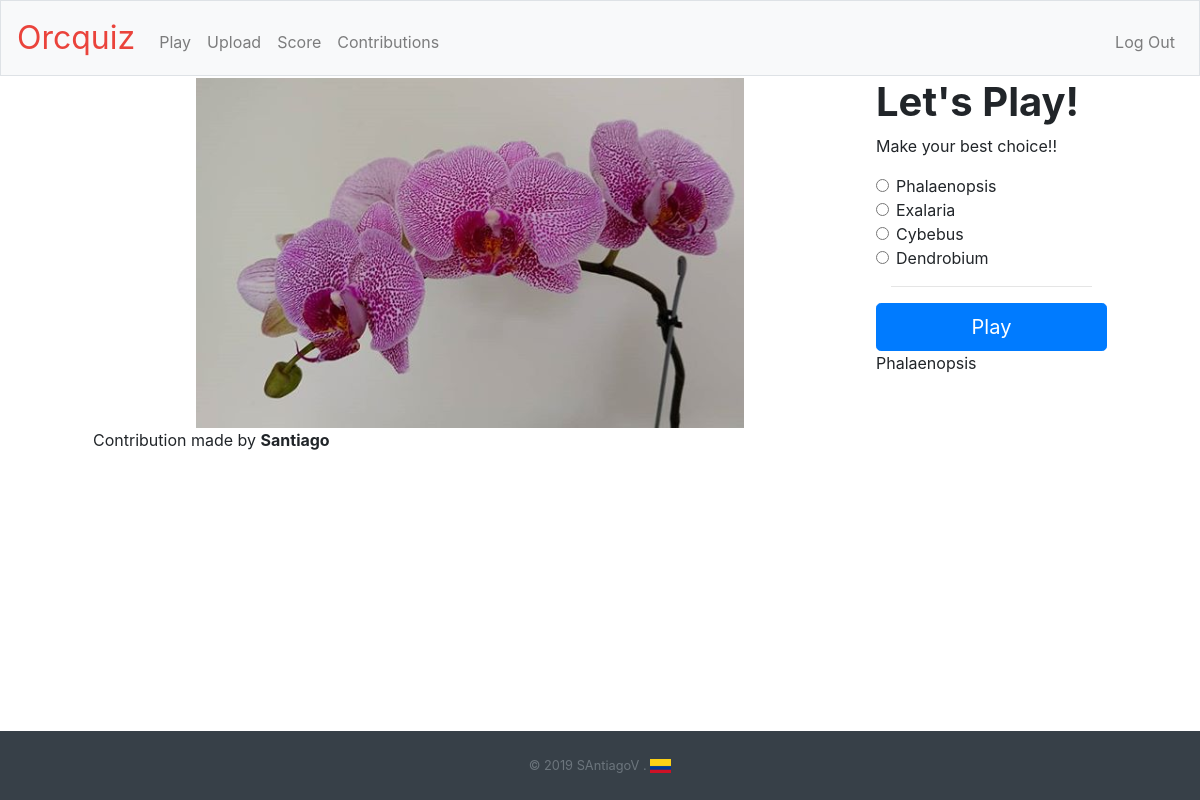
The page / (signed in) on the database its author committed.
### tables this page shows
CREATE TABLE 'contributions' ('id_contribution' integer PRIMARY KEY AUTOINCREMENT NOT NULL,'time_stamp' datetime DEFAULT CURRENT_TIMESTAMP,'file_name' text,'id' integer,'genera' text);

CREATE TABLE 'users' ('id' INTEGER PRIMARY KEY AUTOINCREMENT NOT NULL, 'username' TEXT NOT NULL, 'hash' TEXT NOT NULL, 'active' smallint DEFAULT NULL, 'points' INTEGER DEFAULT 50);

CREATE TABLE 'genera' ('id_genera' integer PRIMARY KEY AUTOINCREMENT NOT NULL, 'genera' text);

### application.py (the view)
@app.route("/", methods=["GET", "POST"])
@login_required
def index():
    id = session["user_id"]
    if request.method == "POST":
        if not request.form.get("selection"):
            return apology("must select a genera", 400)
        act = db.execute("SELECT active FROM users WHERE id = :id", id=id)
        active=act[0]["active"]
        selection=request.form.get("selection")
        cont = db.execute("SELECT * FROM contributions WHERE id_contribution = :id_contribution AND genera= :genera",
                          id_contribution=active,
                          genera=selection)
        if len(cont) != 0:
            value = 10
            type="Correct"
        else:
            value = 0
            type="Wrong"
        db.execute(
                """INSERT INTO "activities"(id,id_contribution,type,points, genera)
            VALUES(:id, :id_contribution, :type, :points, :genera)""",
                id=session["user_id"],
                id_contribution=active,
                genera=selection,
                type=type,
                points=value)
        db.execute(
                """UPDATE "users" SET points = points + :value WHERE id = :id""",
                value=value,
                id=id)
        return redirect("/")
    else:
        answer=db.execute(
            """SELECT * FROM contributions WHERE id_contribution IN (SELECT id_contribution FROM contributions ORDER BY RANDOM() LIMIT 1)""")
        for answer in answer:
            id_contribution=answer["id_contribution"]
            file_name=answer["file_name"]
            gen=answer["genera"]
            genera_pair = {'genera': gen}
            contributor=answer["id"]
        user_contributor = db.execute("SELECT username FROM users WHERE id = :id", id=contributor)
        user=user_contributor[0]["username"]
        db.execute(
            """UPDATE "users" SET active = :value WHERE id = :id""",value=id_contribution, id=id)
        options = []
        options = db.execute(
                """SELECT genera FROM genera WHERE id_genera IN (SELECT id_genera FROM genera ORDER BY RANDOM() LIMIT 3)""")
        options.append(genera_pair)
        shuffle(options)
        return render_template("index.html", genera=gen, options=options,
            file_name=file_name, id_contribution=id_contribution, user=user)

### application.py (called while the page is built)
@app.after_request
def after_request(response):
    response.headers["Cache-Control"] = "no-cache, no-store, must-revalidate"
    response.headers["Expires"] = 0
    response.headers["Pragma"] = "no-cache"
    return response

### helpers.py (called while the page is built)
def login_required(f):
    @wraps(f)
    def decorated_function(*args, **kwargs):
        if session.get("user_id") is None:
            return redirect("/login")
        return f(*args, **kwargs)
    return decorated_function

### templates/index.html (shortened to what this page needs)
{% extends "layout.html" %}
{% block main %}
    <div class="container">
        <div class="row">
            <div class="col-sm-9">
                <img src="{{ url_for('static', filename='uploads/%s' % (file_name)) }}" class="img-fluid" alt="{{file_name }}"/>
                <p>Contribution made by <b>{{user }}</b></p>
            </div>
            <div class="col-sm-3">
                <h1><b>Let's Play!</b></h1>
                <p>Make your best choice!!</p>
                <form class="container" id="myform" action="/" method="post">
                    {% for options in options %}
                    <div class="row">
                        <div class="form-check">
                            <label class="form-check-label">
                                <input type="radio" class="form-check-input" id="selection" required="required"
                                    name="selection" value="{{ options["genera"] }}">{{ options["genera"] }}
                            </label>
                        </div>
                    </div>
                    {% endfor %}
                    <hr>
                    <div class="row">
                        <input type="submit" id="submit" name="submit" value="Play" class="btn btn-primary btn-lg btn-block">
                        <p>{{genera }}</p>
                    </div>
                </form>
            </div>
        </div>
    </div>
{% endblock %}

### static/styles.css (style rules this page uses)
main img { max-width: 100%; }
p { text-align: justify; }
h1 { text-align: justify; }

### rows shown on the page
contributions: file_name (picture), genera "Phalaenopsis"
users: username "Santiago"
genera: genera "Exalaria"
genera: genera "Cybebus"
genera: genera "Dendrobium"
